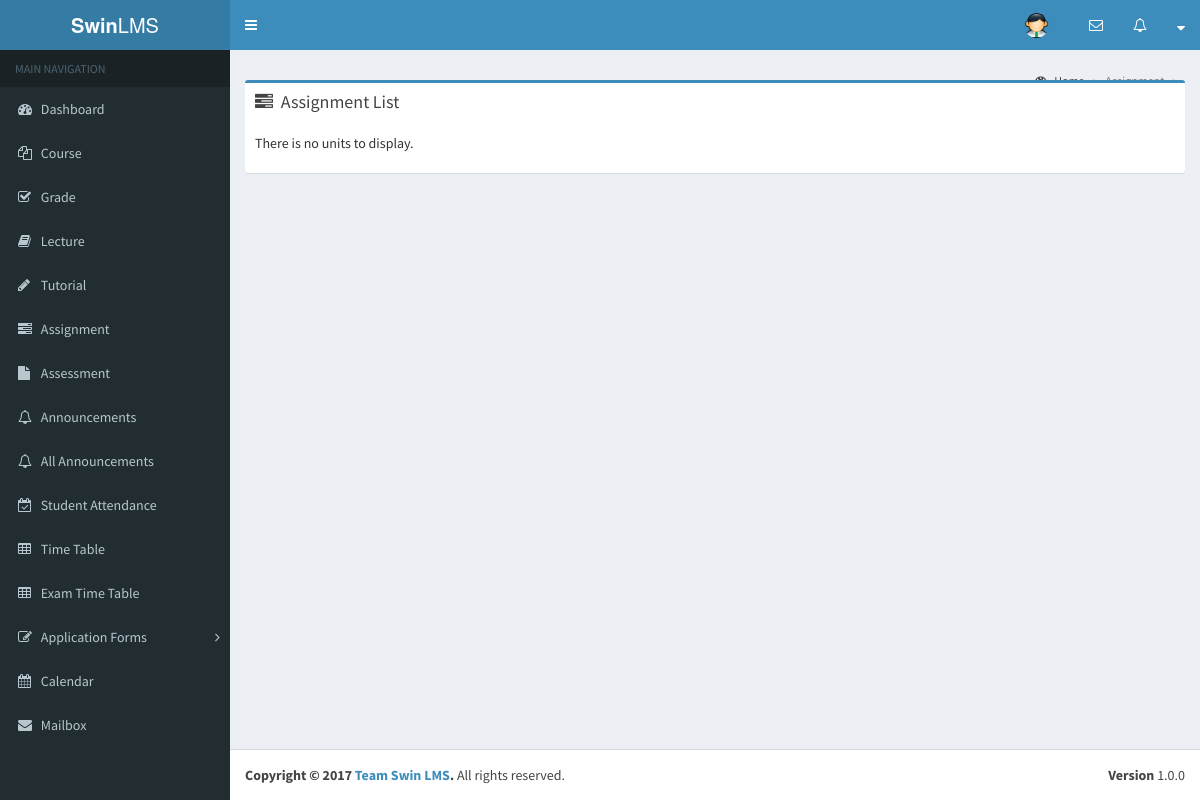
/lecturer/assignment_view.php?id=1, run on an earlier commit of the app's database.
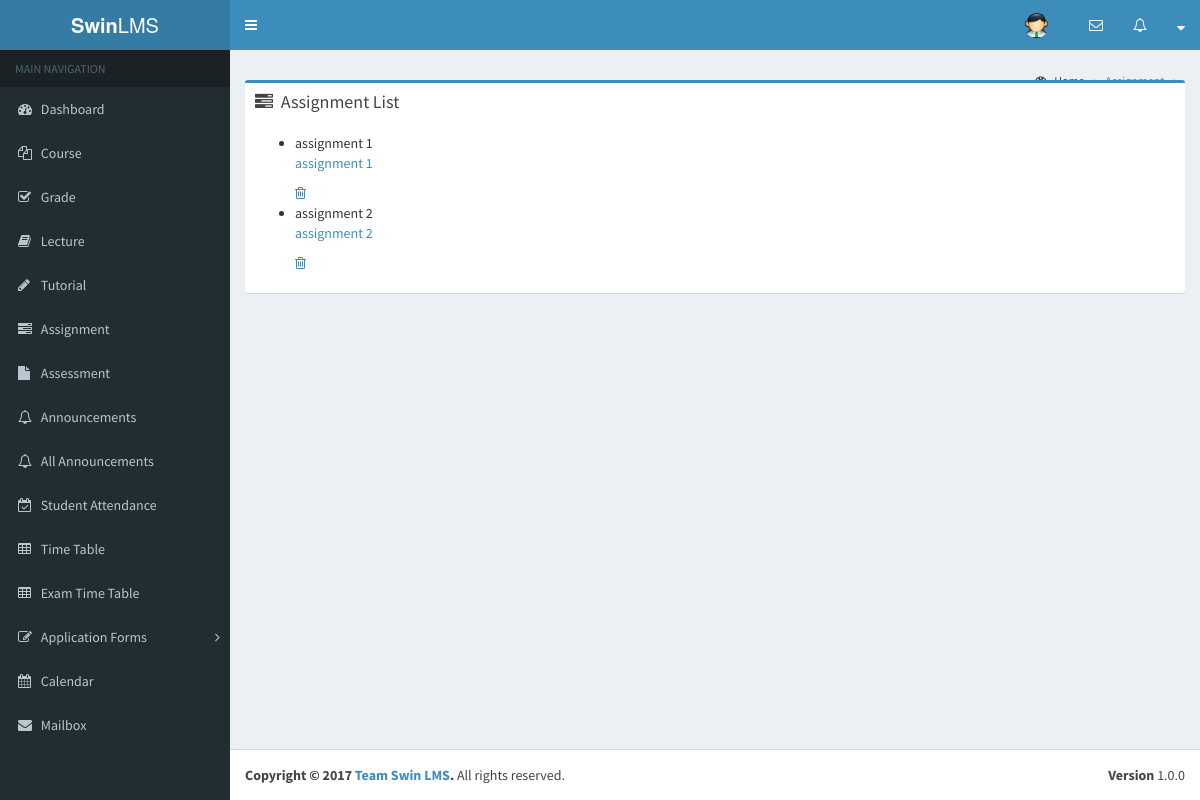
And on a later commit of the database.
### tables this page shows
CREATE TABLE `assignment` (
  `id` int(11) NOT NULL,
  `unit_id` int(11) NOT NULL,
  `title` varchar(45) NOT NULL,
  `file` varchar(100) DEFAULT NULL,
  `description` varchar(50) NOT NULL,
  `type` varchar(30) DEFAULT NULL,
  `size` int(11) DEFAULT NULL
);

### lecturer/assignment_view.php (the view, shortened to what this page needs)
<?php
require_once '../app/config.php';
$courselistQuery = $db->prepare("
    SELECT id, title, file, description
    FROM assignment
    WHERE unit_id=:unit_id
");
$courselistQuery->execute([
    'unit_id' => $_SESSION['unit_id']
]);
$courselist = $courselistQuery->rowCount() ? $courselistQuery : [];
?>
<!DOCTYPE html>
<html>
    <?php include_once('first.php') ?>
    <body class="hold-transition skin-blue sidebar-mini">
    <?php include_once('header.php')?>
    <?php include_once('sidebar.php') ?>
        <div class="content-wrapper">
            <section class="content-header contentheader">
                  <ol class="breadcrumb">
                    <li><a href="dashboard.php"><i class="fa fa-dashboard"></i> Home</a></li>
                    <li class="active">Assignment</li>
                  </ol>
            </section>
            <section class="content">
                <div class="row">
                    <section class="col-lg-12">
                        <div class="box box-primary">
                            <div class="box-header">
                                <i class="fa fa-tasks"></i>
                                    <h3 class="box-title">Assignment List</h3>
                            </div>
                            <div class="box-body">
                                <?php if(!empty($courselist)): ?>
                                <ul class="courselist">
                                    <?php foreach($courselist as $course): ?>
                                    <li>
                                        <span class="$course"><?php echo $course['title']; ?></span>
                                        <a href="upload/uploads/<?php echo $course['file'] ?>" target="_blank"><?php echo $course['description'] ?></a>
                                        <a href="assignment/remove.php?id=<?php echo $course['id'] ?>&unit_id=<?php echo $_SESSION['unit_id']; ?>&name=<?php echo $_GET['name']; ?>" class="delete-button"><i class="fa fa-trash-o"></i></a>
                                    </li>
                                    <?php endforeach; ?>
                                </ul>
                                <?php else: ?>
                                    <p>There is no units to display.</p>
                                <?php endif; ?>
                            </div>
                        </div>
                    </section>
                </div>
            </section>
        </div>
    <?php include_once('footer.php') ?>
    </body>
</html>

What changed in the data, as far as the page shows it:
added assignment: title "assignment 1", description "assignment 1"
added assignment: title "assignment 2", description "assignment 2"
Also different on the page:
text no longer shown: "There is no units to display."
